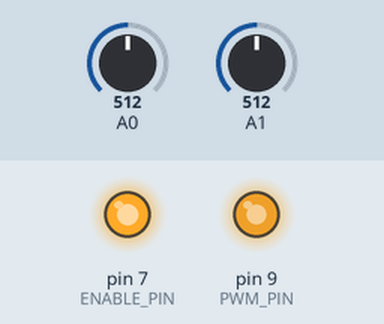
Recording of a sketch running on a simulated Arduino Uno, built with avr-gcc and run on an emulated ATmega328P. Parts: output pins drawn as LEDs (lit = HIGH). Inputs (shaded band) come from the test bench; at power-on: A0 = 512, A1 = 512.

Above: at 3.28 s.
3.3 s: A0 set to 306
At 5.21 s:
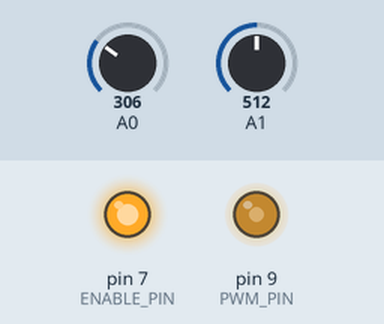
6.3 s: A0 set to 122
At 7.1 s:
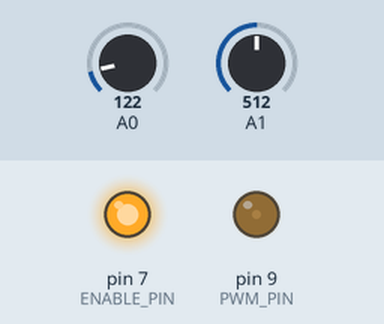
7.8 s: A0 set to 511
At 7.95 s:
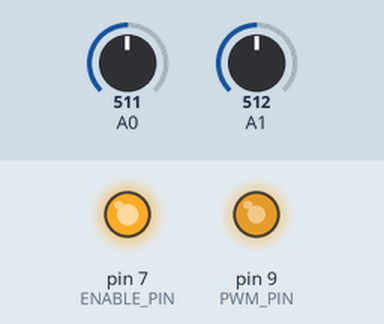
Timing chart, 0 to 16.5 s (numbered marks = the images above; inputs shaded):
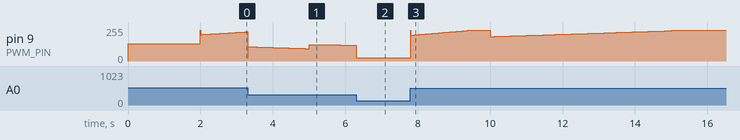

Measured:
- after the input at 7.8 s, pin 9 (PWM_PIN): ramps from 182/255 to 229/255 and jumps back, once every 2.2 s

The sketch:

TestPIDOfArm.ino
```cpp
// Libraries
#include "TimerOne.h"
#include "PID_v1.h"
//PINS
#define PWM_PIN 9
#define ENABLE_PIN 7
#define POTMETERARM A0
#define POTMETERSTICK A1
#define CURRENT_INPUT A5
#define LengthAverage 20
//Variables
double pos;
double posStick;

double setpoint;
double setpointStick = 547;
double setpointRad = 0;
double OutputController, OutputPD;
double calcedPWM ;
double errorDist = 0, errorArm = 0;
double kpPID = 400, kiPID = 90, kdPID = 10;
double kpPD = 9, kiPD = 16, kdPD = 1;
double oldTime, now;
double MappedPotArm;

int i=0;

float avgStick=0, avgArm=0, avgFactor;

//PID ENABLING
PID myPD(&errorDist, &OutputPD, &setpointRad, kpPD, kiPD, kdPD, DIRECT);
PID myPID(&MappedPotArm, &OutputController, &setpoint, kpPID, kiPID, kdPID, DIRECT); //PID myPID(&errorArm, &OutputController, &OutputPD, kpPID, kiPID, kdPID, DIRECT);


void setup() {
  // setup timerOne, we use this library to get 10bit resolution for PWM.
  Timer1.initialize(2000);
  Timer1.stop();        //stop the counter
  Timer1.restart();     //set the clock to zero
  Timer1.pwm(PWM_PIN, 512, 2000);
  //PINMODE
  pinMode(PWM_PIN, OUTPUT);
  pinMode(ENABLE_PIN, OUTPUT);
  //Enable ESCON driver
  digitalWrite(ENABLE_PIN, LOW);  // disable ESCON to clear any errors
  delay(2000);
  digitalWrite(ENABLE_PIN, HIGH);  // enable ESCON
  Serial.begin(57600);
  //PID initialization
  myPID.SetMode(AUTOMATIC);
  myPID.SetOutputLimits(-408, 408);
  myPID.SetSampleTime(10);
  myPD.SetSampleTime(20);
  myPD.SetMode(AUTOMATIC);
  myPD.SetOutputLimits(-0.7, 0.7);
  avgFactor=(LengthAverage-1)/LengthAverage;

}

void loop() {
  now = millis();
  //double x;
  // Moving Average
  avgArm=avgArm*avgFactor+analogRead(A0)*(1-avgFactor);
  avgStick=avgStick*avgFactor+analogRead(A1)*(1-avgFactor);

  pos=avgArm;
  posStick=avgStick;
  /*analogReadStick[LengthAverage];
  analogReadArm[LengthAverage];
  if (i<LengthAverage){
    analogReadStick[i]=analogRead(A1);
    analogReadArm[i]=analogRead(A0);
    i++;
  }
  else {
    for (int j=0;j<LengthAverage-1;j++){
      analogReadStick[j+1]=analogReadStick[j];
      analogReadArm[j+1]=analogReadArm[j];
    }
    analogReadStick[0]=analogRead(A1);
    analogReadArm[0]=analogRead(A0);
  }

  for (int j=0;j<LengthAverage;j++){

  }*/

  /*for(int i = 0; i < 10; i++)
  {
    x += analogRead(A0);
  }
  pos = x/10;*/
  //pos = analogRead(A0);  // read position from potentiometer
  //posStick = analogRead(A1);
  //Serial.println(posStick);
  //Map to radians
  MappedPotArm = ((63.11*(pos/204.8)-117.39) * 31.415926) / 1800;
  double MappedPotStick = ((63.88*(posStick/204.8)-170.11) * 31.415926) / 1800;
  double MappedPotTotal = MappedPotArm + MappedPotStick;
  errorDist = setpointRad - ((0.31 * sin(MappedPotArm)) + (0.533 * sin(MappedPotTotal))); // Error in distance from 0 radians

  int PDState = myPD.Compute();
  if (PDState == 1)
  {
    // errorArm = ((-OutputPD) - MappedPotArm);
    PDState = 0;
  }
  if (now-oldTime > 5000 && now-oldTime < 10000)
  {
    setpoint = -0.3;
  }
  else if(now-oldTime > 10000)
  {
    oldTime=now;
    setpoint=0.3;
  }
  int PIDState = myPID.Compute();
  if (PIDState == 1)
  {
    calcedPWM = 512 + (OutputController);
    calcedPWM = 1024 - calcedPWM;
    PIDState = 0;
    //Serial.println(calcedPWM);
  }

  if (calcedPWM > 916)
    calcedPWM = 916;
  if (calcedPWM < 105)
    calcedPWM = 105;

  if (pos < 100 || pos > 750)
  {
    calcedPWM = 512;
  }
  Timer1.setPwmDuty(PWM_PIN, calcedPWM);
  //  Serial.print("  ");
  //  Serial.println(OutputPD);
}
```
